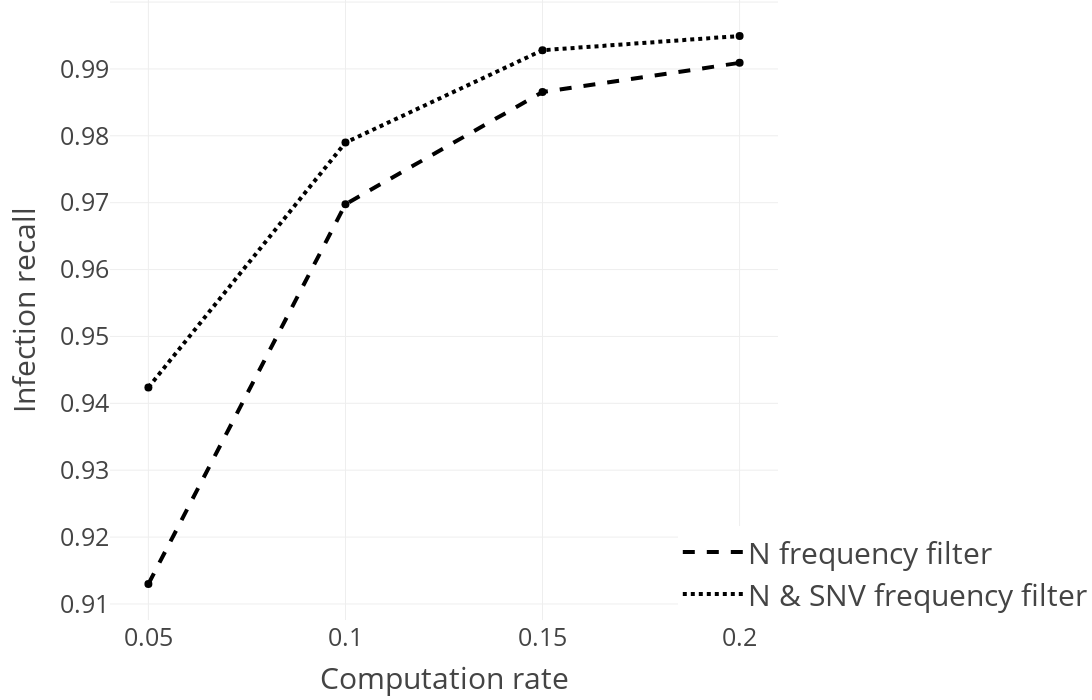

Notebook source saved alongside this figure:
### Markdown cell above
### Infection recall for different filters and computation rates using depth search

### Code cell
sub_fig = get_computation_rate_plot("infection_detection_rate", depth_search_evaluation, "Infection recall", dict(
            x=0.85,
            y=0,
            itemwidth=60,
            xanchor='left',
            yanchor='bottom',
            font=dict(size=30),
        ))

sub_fig.show()

### Figure 1 — Plotly figure (JSON) as saved in the notebook; plotly's stock layout.template omitted (floating-point values rounded to 4 significant figures)
{"data": [{"line": {"color": "black", "dash": "dash", "width": 4}, "mode": "lines", "name": "N frequency filter", "type": "scatter", "x": [0.05, 0.1, 0.15, 0.2], "y": [0.913, 0.9698, 0.9865, 0.9909]}, {"marker": {"color": "black", "size": 8, "symbol": "circle"}, "mode": "markers", "showlegend": false, "text": "", "type": "scatter", "x": [0.05], "y": [0.913]}, {"marker": {"color": "black", "size": 8, "symbol": "circle"}, "mode": "markers", "showlegend": false, "text": "", "type": "scatter", "x": [0.1], "y": [0.9698]}, {"marker": {"color": "black", "size": 8, "symbol": "circle"}, "mode": "markers", "showlegend": false, "text": "", "type": "scatter", "x": [0.15], "y": [0.9865]}, {"marker": {"color": "black", "size": 8, "symbol": "circle"}, "mode": "markers", "showlegend": false, "text": "", "type": "scatter", "x": [0.2], "y": [0.9909]}, {"line": {"color": "black", "dash": "dot", "width": 4}, "mode": "lines", "name": "N & SNV frequency filter", "type": "scatter", "x": [0.05, 0.1, 0.15, 0.2], "y": [0.9424, 0.979, 0.9928, 0.9949]}, {"marker": {"color": "black", "size": 8, "symbol": "circle"}, "mode": "markers", "showlegend": false, "text": "", "type": "scatter", "x": [0.05], "y": [0.9424]}, {"marker": {"color": "black", "size": 8, "symbol": "circle"}, "mode": "markers", "showlegend": false, "text": "", "type": "scatter", "x": [0.1], "y": [0.979]}, {"marker": {"color": "black", "size": 8, "symbol": "circle"}, "mode": "markers", "showlegend": false, "text": "", "type": "scatter", "x": [0.15], "y": [0.9928]}, {"marker": {"color": "black", "size": 8, "symbol": "circle"}, "mode": "markers", "showlegend": false, "text": "", "type": "scatter", "x": [0.2], "y": [0.9949]}], "layout": {"font": {"size": 25}, "height": 700, "legend": {"font": {"size": 30}, "itemwidth": 60, "x": 0.85, "xanchor": "left", "y": 0, "yanchor": "bottom"}, "margin": {"b": 80, "l": 110, "r": 0, "t": 0}, "width": 1200, "xaxis": {"autorange": true, "range": [0.04043, 0.2096], "tickmode": "array", "tickvals": [0.05, 0.1, 0.15, 0.2], "title": {"text": "Computation rate"}, "type": "linear"}, "yaxis": {"autorange": true, "range": [0.9076, 1.0], "title": {"text": "Infection recall"}, "type": "linear"}}}
